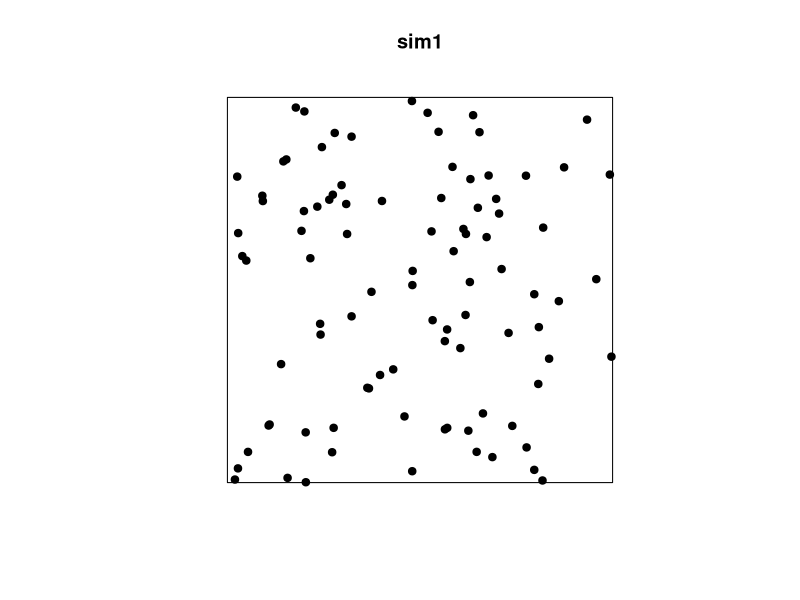
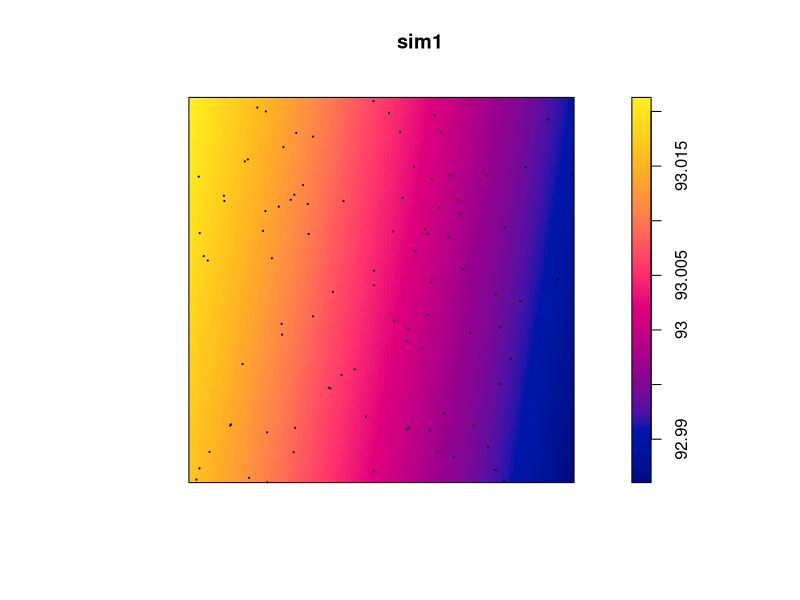
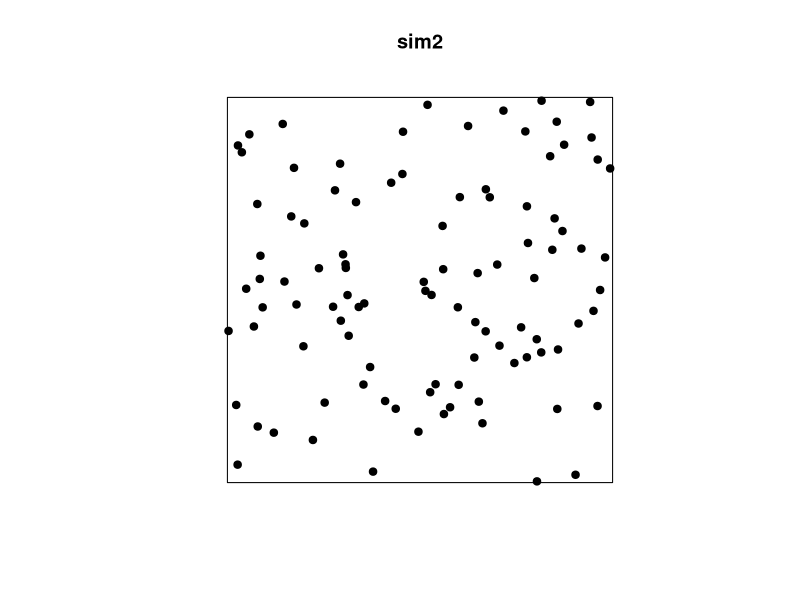
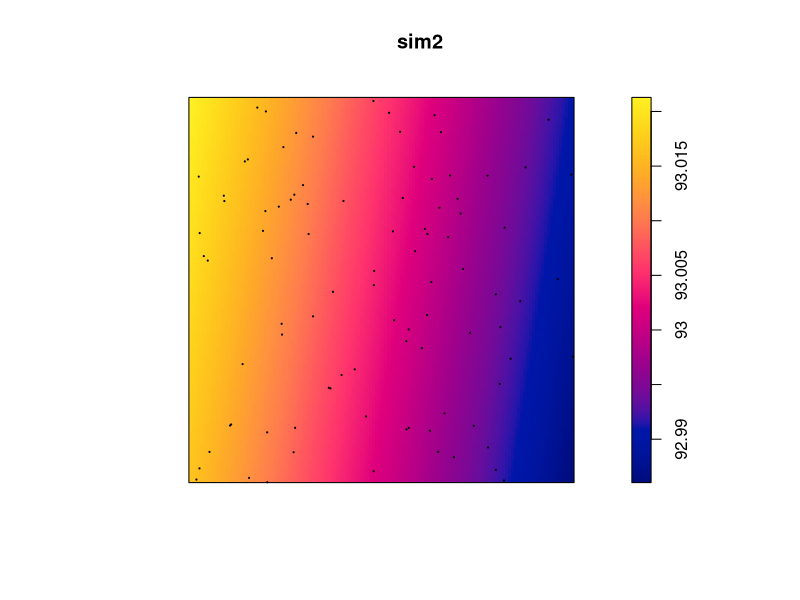
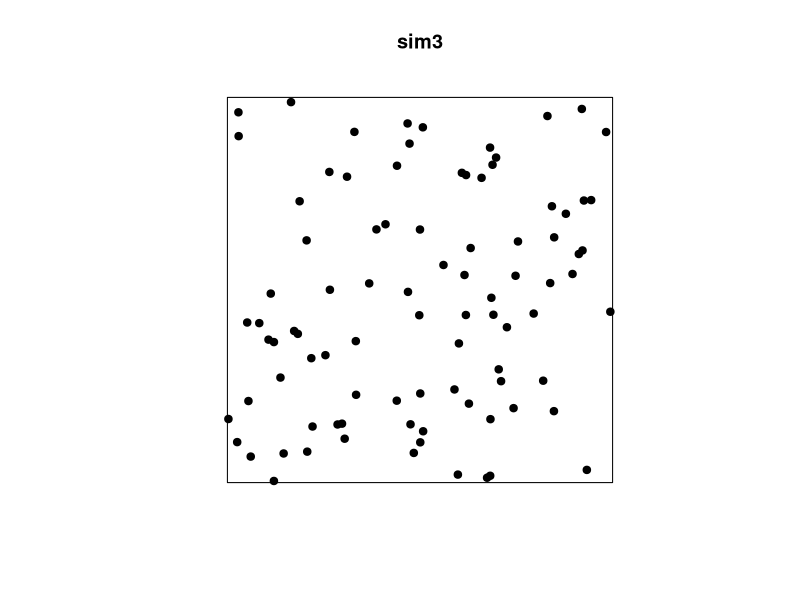
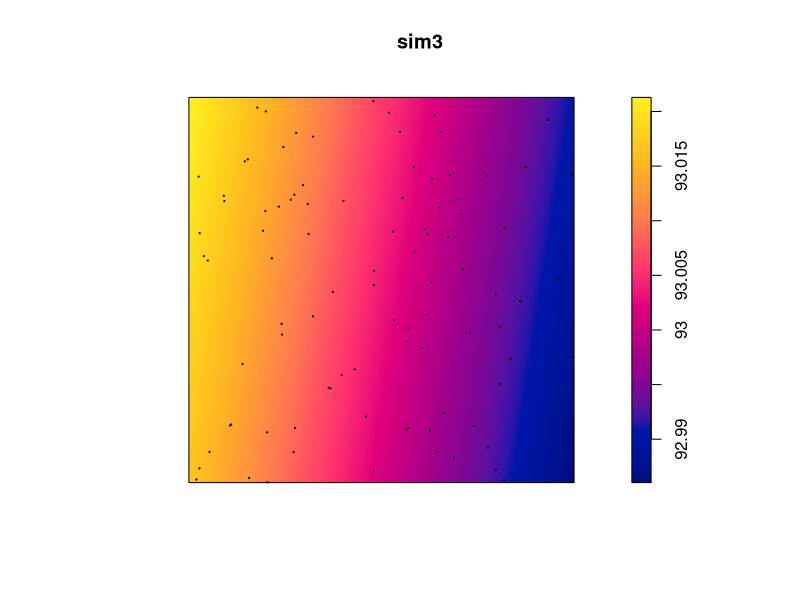
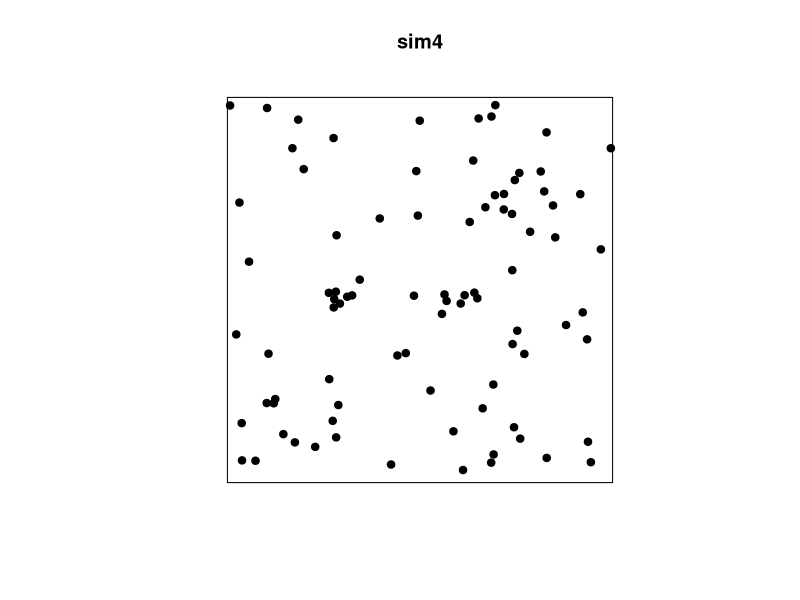
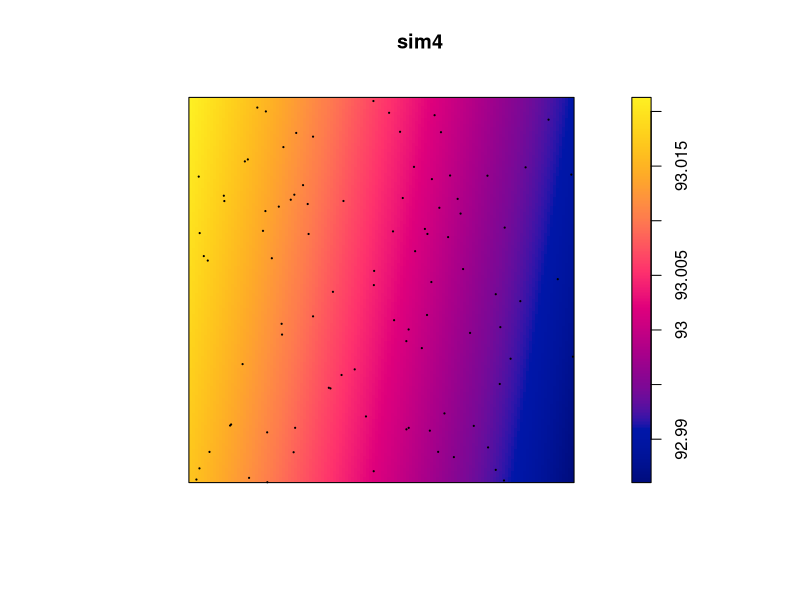

Reproduce these figures in R, in order.
# R code created by Choi Seokjun
# UTF-8 CRLF
# windows 10 64-bit.
# R 3.6.3

library(spatstat)

set.seed(2019311252)

hom_pois_process_generator = function(intensity){
    point_num = rpois(1, intensity)
    x_loc = runif(point_num,0,1)
    y_loc = runif(point_num,0,1)
    rec_window = owin(xrange=c(0, 1), yrange=c(0, 1))
    ppp.hom_pois_proc = ppp(x_loc, y_loc, window=rec_window)
    return(ppp.hom_pois_proc)
}

hom_pois_process_generator2 = function(intensity){
    rec_window = owin(xrange=c(0, 1), yrange=c(0, 1))
    return(rpoispp(intensity, lmax = 300, win = rec_window))
}

sim1 = hom_pois_process_generator(100)
sim2 = hom_pois_process_generator(100)
sim3 = hom_pois_process_generator2(100)
sim4 = hom_pois_process_generator2(100)

plot_function = function(ppp.sim, main=""){
    plot(ppp.sim, main=main, pch = 19)
    filename = paste("C:/gitProject/SpaTempoDA/HW4/prob2_",main,"_scatterplot.png",sep="")
    dev.copy(png,filename=filename)
    dev.off()

    plot(density(sim1, sigma = 10), main=main)
    points(sim1, pch = 20, cex=0.25)
    filename = paste("C:/gitProject/SpaTempoDA/HW4/prob2_",main,"_ker.png",sep="")
    dev.copy(png,filename=filename)
    dev.off()
}
plot_function(sim1, "sim1")
plot_function(sim2, "sim2")
plot_function(sim3, "sim3")
plot_function(sim4, "sim4")
